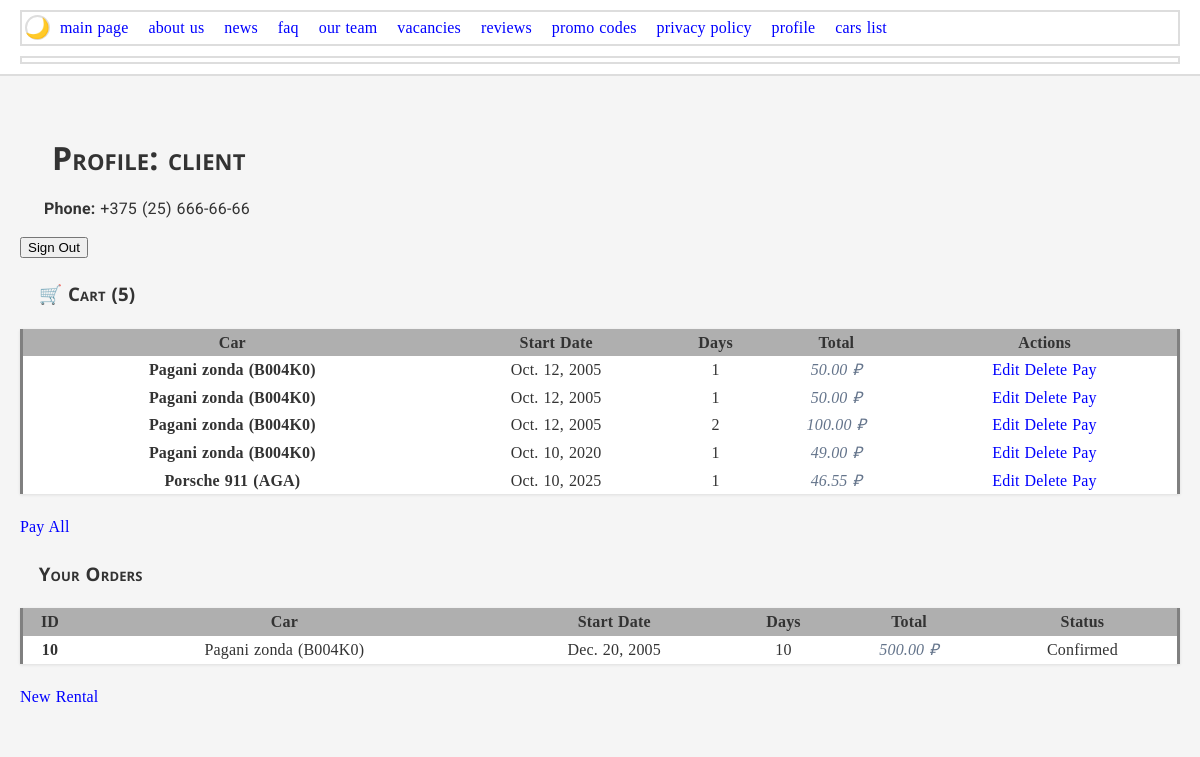
/profile/ (signed in), run on the app's committed database.
### main/models.py (models this page shows, shortened)
class User(AbstractUser):
    ROLES = (
        ('GUEST', 'guest'),
        ('CLIENT', 'client'),
        ('MANAGER', 'manager'),
        ('SUPERUSER', 'superuser')
    )
    middle_name = models.CharField('middle name', max_length=150, blank=True)
    phone = models.CharField('phone', max_length=20, validators=[validate_phone])
    birth_date = models.DateField('bd date', validators=[validate_age], null=True, blank=True)
    address = models.TextField('address')
    role = models.CharField('role', max_length=10, choices=ROLES, default='CLIENT')
    promocodes = models.ManyToManyField(PromoCode, blank=True)
    fines = models.ManyToManyField(Fine, blank=True)
    class Meta:
        verbose_name = 'user'
        verbose_name_plural = 'users'

class Rental(models.Model):
    STATUS_CHOICES = [
        ('PENDING', 'Waiting confirmation'),
        ('CONFIRMED', 'Confirmed'),
        ('ACTIVE', 'Active'),
        ('COMPLETED', 'Completed'),
        ('CANCELLED', 'Cancelled'),
    ]
    client = models.ForeignKey(User, on_delete=models.PROTECT)
    car = models.ForeignKey(Car, on_delete=models.PROTECT)
    start_date = models.DateField('Start date')
    days = models.PositiveIntegerField('Days quantity')
    expected_return_date = models.DateField('Expected return date', blank=True)
    rental_amount = models.DecimalField('Rental amount', max_digits=10, decimal_places=2, blank=True, editable=False)
    discount_amount = models.DecimalField('Discount amount', max_digits=10, decimal_places=2, default=0, editable=False)
    total_amount = models.DecimalField('Total amount', max_digits=10, decimal_places=2, blank=True, editable=False)
    promo_code = models.ForeignKey(PromoCode, on_delete=models.SET_NULL, null=True, blank=True)
    status = models.CharField('Status', max_length=10, choices=STATUS_CHOICES, default='PENDING', blank=True)
    fines = models.ManyToManyField(Fine, blank=True)
    is_paid = models.BooleanField('Paid', default=False)  # Новое поле!
    class Meta:
        verbose_name = 'Rental'
        verbose_name_plural = 'Rentals'

class Car(models.Model):
    license_plate = models.CharField(max_length=20, unique=True)
    model = models.ForeignKey(CarModel, on_delete=models.CASCADE)
    body_type = models.OneToOneField(BodyType, on_delete=models.PROTECT,  null=True, blank=True)  # Пример OneToOne
    year = models.PositiveIntegerField()
    daily_rental_price = models.DecimalField(max_digits=8, decimal_places=2, editable = False)
    price = models.DecimalField(max_digits=12, decimal_places=2)
    def __str__(self):
        return f"{self.model} ({self.license_plate})"

class CarModel(models.Model):
    name = models.CharField(max_length=100)
    def __str__(self):
        return self.name

### main/views.py (the view)
# urls.py: path('profile/', views.profile, name='profile'),
@login_required
def profile(request):
    logger.debug(f"Загрузка профиля пользователя {request.user.username}")
    user = request.user
    cart_items = Rental.objects.filter(client=user, status='PENDING')
    cart_count = cart_items.count()
    orders = Rental.objects.filter(client=user).exclude(status='PENDING').order_by('-start_date')
    promocodes = user.promocodes.all()
    search_query = request.GET.get('promo_search')
    if search_query:
        promocodes = promocodes.filter(code__icontains=search_query)
    return render(request, 'main/profile.html', {
        'user': user,
        'cart_items': cart_items,
        'cart_count': cart_count,
        'orders': orders,
        'promocodes': promocodes,
    })

### main/templates/main/profile.html (shortened to what this page needs)
{% extends "base.html" %}
{% block header %}Profile: {{ user.username }}{% endblock %}
{% block content %}
<p><strong>Phone:</strong> {{ user.phone }}</p>
<form method="post" action="{% url 'logout' %}">
    <button type="submit">Sign Out</button>
</form>
<h3>🛒 Cart ({{ cart_count }})</h3>
{% if cart_items %}
<table>
    <thead>
        <tr>
            <th>Car</th>
            <th>Start Date</th>
            <th>Days</th>
            <th>Total</th>
            <th>Actions</th>
        </tr>
    </thead>
    <tbody>
        {% for rental in cart_items %}
        <tr>
            <td>{{ rental.car }}</td>
            <td>{{ rental.start_date }}</td>
            <td>{{ rental.days }}</td>
            <td>{{ rental.total_amount }} ₽</td>
            <td>
                <a href="{% url 'redact_rental' rental.id %}">Edit</a>
                <a href="{% url 'delete_rental' rental.id %}" onclick="return confirm('Are you sure?');">Delete</a>
                <a href="{% url 'payment_page' rental.id %}">Pay</a>
            </td>
        </tr>
        {% endfor %}
    </tbody>
</table>
<a href="{% url 'payment_all_page' %}">Pay All</a>
{% else %}
<p>Your cart is empty</p>
{% endif %}
<h3>Your Orders</h3>
{% if orders %}
<table>
    <thead>
        <tr>
            <th>ID</th>
            <th>Car</th>
            <th>Start Date</th>
            <th>Days</th>
            <th>Total</th>
            <th>Status</th>
        </tr>
    </thead>
    <tbody>
        {% for rental in orders %}
        <tr>
            <td>{{ rental.id }}</td>
            <td>{{ rental.car }}</td>
            <td>{{ rental.start_date }}</td>
            <td>{{ rental.days }}</td>
            <td>{{ rental.total_amount }} ₽</td>
            <td>{{ rental.get_status_display }}</td>
        </tr>
        {% endfor %}
    </tbody>
</table>
{% else %}
<p>No orders yet</p>
{% endif %}
<div>
    <a href="/create_rental">New Rental</a>
</div>
{% endblock %}

### main/static/css/style2.css (style rules this page uses)
:root { --font-primary: 'Open Sans'; --font-secondary: 'Roboto'; --font-mono: monospace; --bg-primary: #f5f5f5; --bg-secondary: #ffffff; --text-primary: #333333; --text-secondary: #666666; --border-color: #dddddd; }
p { text-align: justify; font-family: var(--font-secondary); text-indent: 1.5em; margin-bottom: 1em; line-height: 1.2; word-wrap: break-word; }
h1, h2, h3 { font-family: var(--font-primary); margin: 1em 0 0.5em 0; padding: 0 1em; font-variant: small-caps; word-break: break-all; }
a:link { color: blue; text-decoration: none; }
body { line-height: 1.6; word-spacing: 0.05em; letter-spacing: 0.01em; background: #f5f5f5; margin: 0; padding-top: 80px; }
tr > th { background: #afafaf; }
td:first-child, th:first-child { font-weight: bold; border-left: 3px solid grey; }
td:last-child, th:last-child { border-right: 3px solid grey; }
td:nth-last-child(2) { font-style: italic; color: #64748b; }
[lang="en"] { quotes: '"' '"'; }
button { cursor: pointer; }
table { border-collapse: collapse; width: 100%; margin: 20px 0; background: white; box-shadow: 0 1px 3px rgba(0,0,0,0.1); }
td, th { text-align: center; vertical-align: middle; }
body { background-color: var(--bg-primary) !important; color: var(--text-primary) !important; }

### data on the page
User: username "client", phone "+375 (25) 666-66-66"
Rental: car "Pagani zonda (B004K0)", start_date "Oct. 12, 2005", days "1", total_amount "50.00"
Rental: car "Pagani zonda (B004K0)", start_date "Oct. 12, 2005", days "1", total_amount "50.00"
Rental: car "Pagani zonda (B004K0)", start_date "Oct. 12, 2005", days "2", total_amount "100.00"
Rental: car "Pagani zonda (B004K0)", start_date "Oct. 10, 2020", days "1", total_amount "49.00"
Rental: car "Porsche 911 (AGA)", start_date "Oct. 10, 2025", days "1", total_amount "46.55"
Rental: id "10", car "Pagani zonda (B004K0)", start_date "Dec. 20, 2005", days "10", total_amount "500.00", status "Confirmed"

### other printed values
{{ cart_count }} "5"
